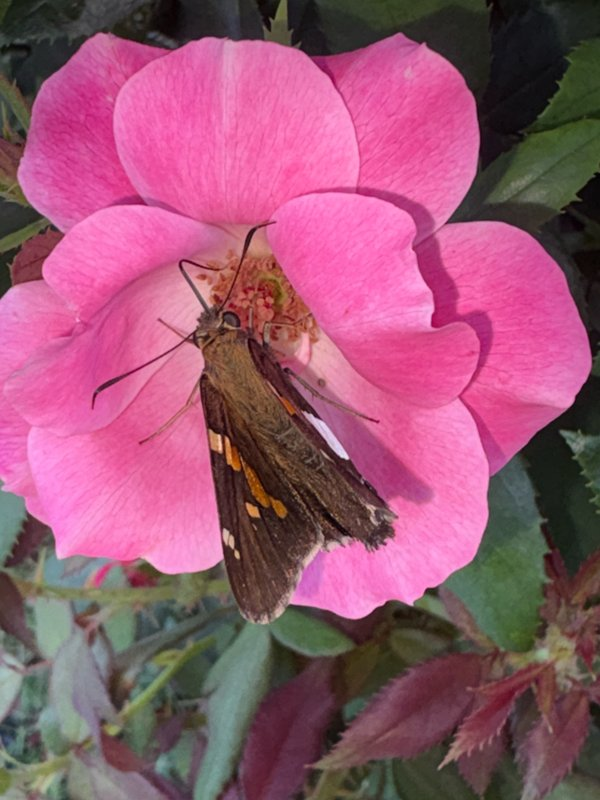
#> input picture tests/membox_roses/rose1.jpg, 600 x 800 px; its folder holds only this picture in this run
$ python -i litho_shapes.py   (imports and definitions only)
#> lines starting #> are read from the running program, lines starting #| are printed output that depends on the picture
### app/core/litho_image.py
"""Lithophane image tools: grey methods, brightness / contrast / sharpen, and seamless tiling.

Defaults leave the existing map byte-identical (rec601 luma, no tone extras, no tile). thickness_map and the
flat rect path both call prepare_grey() so Expert tone knobs apply to every lithophane shape.
"""
from __future__ import annotations

import math

import numpy as np
from PIL import Image, ImageOps
from scipy import ndimage

GREY_METHODS = ("rec601", "rec709", "average", "lightness", "max")
# brightness / contrast: -1..1 (0 = unchanged). sharpen: 0..2 (0 = off).
BRIGHT_RANGE = (-1.0, 1.0)
CONTRAST_RANGE = (-1.0, 1.0)
SHARPEN_RANGE = (0.0, 2.0)
MM_PER_REPEAT_RANGE = (5.0, 200.0)
DEFAULT_MM_PER_REPEAT = 40.0

# Night-light sleeve: inside diameter the cover slips over (mm). LED / battery only — not for hot mains bulbs.
# Values are starting fits from data/litho/litho-specs.json + common LED tea-light / puck sizes; measure yours.
LIGHT_FITS = {
    "tealight": {"diameter_mm": 38.0, "label": "LED tea-light (~38 mm)",
                 "help": "Common battery LED tea-light. Measure yours; flame candles are not safe in printed sleeves."},
    "puck50": {"diameter_mm": 50.0, "label": "LED puck (~50 mm)",
               "help": "Small USB / battery LED puck. Size the sleeve to the measured puck, not a guess."},
    "puck70": {"diameter_mm": 70.0, "label": "LED puck (~70 mm)",
               "help": "Larger desk LED puck. Prefer low-heat LEDs; leave vents if the puck runs warm."},
    "e12": {"diameter_mm": 16.0, "label": "E12 LED candelabra (~16 mm)",
            "help": "Fits over a small E12 LED bulb/socket assembly (~12.6 mm opening + clearance). Use a certified socket for mains; print is not an electrical part."},
}

# Standard photo-plate widths (mm, long side). UI only sets width_mm; height follows the photo.
FRAME_SIZES = {
    "4x6": {"width_mm": 152.4, "label": "4 × 6 in"},
    "5x7": {"width_mm": 177.8, "label": "5 × 7 in"},
    "8x10": {"width_mm": 254.0, "label": "8 × 10 in"},
    "a6": {"width_mm": 148.0, "label": "A6 postcard"},
    "a5": {"width_mm": 210.0, "label": "A5"},
}


def luma(rgb: np.ndarray, method: str = "rec601") -> np.ndarray:
    """rgb float array (…,3) 0..255 → grey 0..1."""
    method = (method or "rec601").strip().lower()
    if method not in GREY_METHODS:
        raise ValueError("grey_method must be one of " + " | ".join(GREY_METHODS))
    r, g, b = rgb[..., 0], rgb[..., 1], rgb[..., 2]
    if method == "rec601":
        y = 0.299 * r + 0.587 * g + 0.114 * b
    elif method == "rec709":
        y = 0.2126 * r + 0.7152 * g + 0.0722 * b
    elif method == "average":
        y = (r + g + b) / 3.0
    elif method == "lightness":
        y = (np.maximum(np.maximum(r, g), b) + np.minimum(np.minimum(r, g), b)) / 2.0
    else:  # max
        y = np.maximum(np.maximum(r, g), b)
    return y / 255.0


def check_tone(grey_method="rec601", brightness=0.0, contrast=0.0, sharpen=0.0):
    """Validate Expert tone knobs. Returns a clean dict; identity values are kept (caller decides what to store)."""
    method = (grey_method or "rec601").strip().lower()
    if method not in GREY_METHODS:
        raise ValueError("grey_method must be one of " + " | ".join(GREY_METHODS))
    try:
        br, co, sh = float(brightness), float(contrast), float(sharpen)
    except (TypeError, ValueError):
        raise ValueError("brightness, contrast and sharpen must be numbers")
    for name, v, (lo, hi) in (("brightness", br, BRIGHT_RANGE), ("contrast", co, CONTRAST_RANGE),
                              ("sharpen", sh, SHARPEN_RANGE)):
        if not math.isfinite(v) or not lo <= v <= hi:
            raise ValueError(f"{name} must be {lo:g}..{hi:g}")
    return {"grey_method": method, "brightness": br, "contrast": co, "sharpen": sh}


def check_tile(tile, mm_per_repeat=DEFAULT_MM_PER_REPEAT):
    """tile on → (True, mm_per_repeat); off → (False, None)."""
    on = bool(tile) if not isinstance(tile, str) else tile.strip().lower() in ("1", "true", "yes", "on")
    if not on:
        return False, None
    try:
        mm = float(mm_per_repeat)
    except (TypeError, ValueError):
        raise ValueError("mm_per_repeat must be a number")
    lo, hi = MM_PER_REPEAT_RANGE
    if not math.isfinite(mm) or not lo <= mm <= hi:
        raise ValueError(f"mm_per_repeat must be {lo:g}..{hi:g}")
    return True, mm


def adjust(g: np.ndarray, brightness=0.0, contrast=0.0, sharpen=0.0) -> np.ndarray:
    """Manual tone after auto-contrast / gamma. All-zero is a no-op."""
    g = np.asarray(g, float)
    if sharpen:
        blur = ndimage.gaussian_filter(g, 1.0)
        g = g + float(sharpen) * (g - blur)
    if contrast:
        g = (g - 0.5) * (1.0 + float(contrast)) + 0.5
    if brightness:
        g = g + float(brightness)
    return np.clip(g, 0, 1)


def prepare_grey(rgb: np.ndarray, grey_method="rec601", auto_contrast=True, gamma=1.0, smooth=0.8,
                 brightness=0.0, contrast=0.0, sharpen=0.0) -> np.ndarray:
    """Full grey pipeline used by every lithophane thickness map."""
    from .geometry import _tone
    g = _tone(luma(rgb, grey_method), auto_contrast, gamma, smooth)
    return adjust(g, brightness, contrast, sharpen)


# [47 lines left out: functions place_tiled, light_fit, frame_size, not called in this run]

### app/core/geometry.py
"""Image -> watertight mesh generation (lithophane, relief, pop-art).

All meshes are built from shared-vertex grids so they are watertight and
consistently wound by construction. Units are millimetres. Coordinates:
X = image right, Y = image up, Z = thickness / height (back plane at Z=0).
"""
from __future__ import annotations

import io
from dataclasses import dataclass, field

import numpy as np
from PIL import Image, ImageOps
from scipy import ndimage
from scipy.cluster.vq import kmeans2

from . import thumbnail

MAX_RES = 600
MAX_CELLS = MAX_RES * MAX_RES        # total grid cells (~2 triangles each, x2 for the base): a 10x1000 px strip used to make 4 million triangles
MAX_ASPECT = 20.0                    # longer/shorter side: beyond this the picture is refused with a plain message
WARN_ASPECT = 6.0
MIN_BASE_MM = 0.2                    # a base thinner than this is not a printable layer


@dataclass
class Body:
    name: str
    vertices: np.ndarray  # (N,3) float64
    faces: np.ndarray  # (M,3) int64
    color: str | None = None  # "#rrggbb"


@dataclass
class Model:
    bodies: list[Body] = field(default_factory=list)
    mode: str = ""
    info: dict = field(default_factory=dict)
    thumb: np.ndarray | None = None  # small RGB preview of the result
    single: tuple | None = None  # (verts, faces) one watertight mesh for formats/slicers without multi-body

    def solid(self):
        """Single watertight mesh: STL export + slicing use this (falls back to merged bodies)."""
        return self.single if self.single is not None else self.merged()

    # [27 lines left out: functions merged, load_image, _resize, not called in this run]


def _luma(rgb: np.ndarray, method: str = "rec601") -> np.ndarray:
    from . import litho_image
    return litho_image.luma(rgb, method)


def _tone(g: np.ndarray, contrast: bool, gamma: float, smooth: float) -> np.ndarray:
    if smooth > 0:
        g = ndimage.gaussian_filter(g, smooth)
    if contrast:
        lo, hi = np.percentile(g, [1, 99])
        if hi - lo > 1e-6:
            g = np.clip((g - lo) / (hi - lo), 0, 1)
    if gamma and gamma != 1:
        g = np.power(np.clip(g, 0, 1), 1.0 / gamma)
    return np.clip(g, 0, 1)


# ------------------------------------------------- heightfield solid mesh
# [422 lines left out: functions heightfield_solid, masked_heightfield_solid, _cells_from_alpha, fix_checkers, prism_mask_solid, lithophane and 6 more, not called in this run]


def _hex(c):
    return "#%02x%02x%02x" % tuple(int(round(x)) for x in c)


# [151 lines left out: functions parse_palette, pop_labels, popart, build, check_params, not called in this run]

### app/core/litho_shapes.py
"""Lithophane shapes: flat outlines (heart, circle, star, square, hexagon, diamond, oval, triangle, scallop) and curved shells (globe, night-light cover).

Same pipeline as the flat rectangle in geometry.lithophane: photo -> grayscale -> tone -> thickness map
(bright = thin, dark = thick, between min_thickness and max_thickness).

* Flat shapes: the thickness map is clipped to the outline (cell mask), an optional solid rim (border_mm, full
  max_thickness) runs round the inside of the outline, and the result is ONE watertight mesh lying on the bed.
* Curved shapes stand upright (axis = Z) on the bed: the map is wrapped all the way round, so there is no seam gap.
  The inner wall is smooth (fits the light), the outer wall carries the picture, solid rings close the top and bottom.
  - nightlight: a straight cylinder sleeve; diameter_mm is the INSIDE diameter of the light it slips over.
  - globe: a FULL sphere, photo wrapped equirectangularly (360 x 180), hollow, open at the bottom (edge at 45 deg S)
    over a flat foot ring so a light goes in and it prints without supports.
  - cup: "Cylinder / Cup" - the photo round a cylinder wall, solid 2 mm printed bottom, open top (pen holder / cup).
* Flat outlines are smooth vector curves (analytic circle/heart/star/square/hexagon/diamond, 640 points), not pixel masks.

color_mode hook: only "mono" exists. thickness_map() is the single place a future colour mode would plug in
(e.g. return per-channel maps / extra bodies); everything downstream takes the map it returns.
"""
from __future__ import annotations

import numpy as np
from PIL import Image, ImageOps

from . import thumbnail

FLAT_SHAPES = ("heart", "circle", "star", "square", "hexagon", "diamond", "oval", "triangle", "scallop")
CURVED_SHAPES = ("globe", "nightlight", "cup")
PANEL_SHAPES = ("curve",)        # adjustable curved panel: flat (0 deg) .. half circle (180 deg), see curved_panel()
SHAPES = ("rect",) + FLAT_SHAPES + CURVED_SHAPES + PANEL_SHAPES
COLOR_MODES = ("mono",)          # future: "cmyk" etc. - not built yet
CLEARANCE_MM = 1.0               # night-light: inside diameter = light diameter + clearance
RIM_RING_MM = 2.0                # curved shapes: solid band at the top and bottom edge
GLOBE_MAX_LAT = 40.0
TARGET_PITCH = 0.35              # mm per map pixel (matches a 0.4 mm nozzle)
MAX_SIDE = 600


PLACE_LIMITS = dict(x=(-1.0, 1.0), y=(-1.0, 1.0), scale=(0.1, 8.0))


# [47 lines left out: functions check_place, place_image, not called in this run]


def thickness_map(im: Image.Image, nx: int, ny: int, min_thickness, max_thickness, smooth=0.8, gamma=1.0,
                  auto_contrast=True, invert=False, color_mode="mono", place=None, wrap=False,
                  grey_method="rec601", brightness=0.0, contrast=0.0, sharpen=0.0,
                  tile=False, mm_per_repeat=None, span_mm=None):
    """(ny, nx) thickness in mm, bright = thin. The picture is centre-cropped to nx:ny first (or placed by `place`).
    tile=True repeats the photo every mm_per_repeat mm across span_mm (plate width / circumference / arc)."""
    from . import litho_image as LI
    if color_mode not in COLOR_MODES:
        raise ValueError(f"color_mode {color_mode!r} is not available yet")
    if max_thickness <= min_thickness:
        raise ValueError("max_thickness must be greater than min_thickness")
    tone = LI.check_tone(grey_method, brightness, contrast, sharpen)
    on, mm = LI.check_tile(tile, mm_per_repeat if mm_per_repeat is not None else LI.DEFAULT_MM_PER_REPEAT)
    if on:
        if span_mm is None or float(span_mm) <= 0:
            raise ValueError("tiling needs a positive span_mm (plate width, circumference, or panel arc)")
        small = LI.place_tiled(im, nx, ny, mm, float(span_mm), place=place, wrap=wrap)
    else:
        small = place_image(im, nx, ny, place, wrap) if place else ImageOps.fit(im, (int(nx), int(ny)), Image.LANCZOS)
    g = LI.prepare_grey(np.asarray(small, np.float64), tone["grey_method"], auto_contrast, gamma, smooth,
                        tone["brightness"], tone["contrast"], tone["sharpen"])
    if invert:
        g = 1 - g
    return max_thickness - (max_thickness - min_thickness) * g


# ------------------------------------------------------------------ outlines: smooth vector curves
N_OUTLINE = 640                  # boundary samples (divisible by 8 and 10: square corners and star points are exact)


# [180 lines left out: functions _ray_hit, outline_radius, heart_curve, outline, outline_mask, _bilinear and 3 more, not called in this run]


GLOBE_OPENING_DEG = 45.0         # bottom opening edge at 45 deg south: light goes in, overhang stays <= 45 deg
GLOBE_BASE_MM = 3.0              # flat foot ring under the opening
CUP_BOTTOM_MM = 2.0


# [99 lines left out: function curved_shape, not called in this run]


# ------------------------------------------------------------------ curved panel (bend 0..180 deg)
BEND_MAX_DEG = 180.0
PANEL_STAND_H_MM = 4.0           # built-in stand: an arc-shaped foot under the panel, part of the same solid
PANEL_STAND_LIP_MM = 8.0         # how far the foot reaches out on each side of the panel


def _slab(inner: np.ndarray, normal: np.ndarray, thick: np.ndarray):
    """Closed solid from an OPEN (rows, cols) surface grid (no wrap): outer = inner + normal*thick; the four edges are
    closed by strips joining outer and inner. Same idea as _shell, minus the seam wrap."""
    R, C = thick.shape
    outer = inner + normal * thick[..., None]
    n = R * C
    verts = np.vstack([outer.reshape(-1, 3), inner.reshape(-1, 3)])
    idx = np.arange(n).reshape(R, C)
    a = idx[:-1, :-1]; b = idx[:-1, 1:]; c = idx[1:, 1:]; d = idx[1:, :-1]
    out_f = np.vstack([np.stack([a, b, c], -1).reshape(-1, 3), np.stack([a, c, d], -1).reshape(-1, 3)])
    in_f = (out_f + n)[:, ::-1]
    loop = np.concatenate([idx[0, :-1], idx[:-1, -1], idx[-1, :0:-1], idx[:0:-1, 0]])   # boundary, one way round
    nxt = np.roll(loop, -1)
    side = np.vstack([np.stack([nxt, loop, loop + n], -1), np.stack([nxt, loop + n, nxt + n], -1)])
    faces = np.vstack([out_f, in_f, side]).astype(np.int64)
    tri = verts[faces]
    if np.einsum("ij,ij->i", tri[:, 0], np.cross(tri[:, 1], tri[:, 2])).sum() < 0:
        faces = faces[:, ::-1]
    return verts, faces


def arc_frame(s: np.ndarray, length: float, bend_deg: float):
    """Inner-surface points (x, y) and outward normals for arc positions s (mm, centred on 0) of a panel `length` mm
    long bent through bend_deg. Arc length is kept exactly, so the picture is not stretched along the bend.
    The convex (picture) side faces -Y, the viewer; image left is -X."""
    a = np.radians(bend_deg)
    if a < 1e-4:
        return np.stack([s, np.zeros_like(s)], -1), np.stack([np.zeros_like(s), -np.ones_like(s)], -1)
    R = length / a
    phi = s / R
    return (np.stack([R * np.sin(phi), R - R * np.cos(phi)], -1),
            np.stack([np.sin(phi), -np.cos(phi)], -1))


def curved_panel(im, width_mm=100.0, bend_deg=90.0, stand=False, min_thickness=0.8, max_thickness=3.0,
                 border_mm=3.0, resolution=200, smooth=0.8, gamma=1.0, auto_contrast=True, invert=False,
                 color_mode="mono", grey_method="rec601", brightness=0.0, contrast=0.0, sharpen=0.0,
                 tile=False, mm_per_repeat=None, **_):
    """A rectangle lithophane bent round a vertical axis, printed standing up.
    width_mm = arc length of the panel (the picture's width along the bend); the height follows the photo's aspect.
    Thickness is laid along the surface normal, so bright = thin holds at every point of the arc.
    stand=True adds an arc-shaped foot under the panel, merged into ONE watertight solid."""
    if not (0.0 <= bend_deg <= BEND_MAX_DEG):
        raise ValueError(f"bend must be 0..{BEND_MAX_DEG:g} degrees")
    scale = min(1.0, resolution / 200.0) if resolution else 1.0
    iw, ih = im.size
    height = width_mm * ih / max(1, iw)
    border = max(0.0, float(border_mm))
    C = int(np.clip(width_mm / TARGET_PITCH * scale, 32, 1200)) + 1
    Rr = int(np.clip(height / TARGET_PITCH * scale, 16, MAX_SIDE)) + 1
    bc = int(round(border / (width_mm / (C - 1)))) if border > 0 else 0
    br = int(round(border / (height / (Rr - 1)))) if border > 0 else 0
    pc, pr = max(4, C - 2 * bc), max(4, Rr - 2 * br)
    pic = thickness_map(im, pc, pr, min_thickness, max_thickness, smooth, gamma, auto_contrast, invert,
                        color_mode, span_mm=width_mm, grey_method=grey_method, brightness=brightness,
                        contrast=contrast, sharpen=sharpen, tile=tile, mm_per_repeat=mm_per_repeat)[::-1]
    thick = np.full((pr + 2 * br, pc + 2 * bc), float(max_thickness))
    thick[br:br + pr, bc:bc + pc] = pic
    Rr, C = thick.shape
    s = np.linspace(-width_mm / 2, width_mm / 2, C)
    xy, nrm = arc_frame(s, width_mm, bend_deg)
    z = np.linspace(0.0, height, Rr)
    inner = np.concatenate([np.broadcast_to(xy[None], (Rr, C, 2)), np.broadcast_to(z[:, None, None], (Rr, C, 1))], -1)
    normal = np.concatenate([np.broadcast_to(nrm[None], (Rr, C, 2)), np.zeros((Rr, C, 1))], -1)
    v, f = _slab(inner, normal, thick)
    info = dict(pixels=[pc, pr], pitch_mm=round(width_mm / (C - 1), 4), bend_deg=round(float(bend_deg), 1),
                arc_length_mm=round(width_mm, 2), panel_height_mm=round(height, 2))
    if bend_deg > 1e-4:
        info["radius_mm"] = round(width_mm / np.radians(bend_deg), 2)
    if stand:
        v, f, foot = _panel_foot(v, f, s, width_mm, bend_deg, max_thickness)
        info["stand"] = foot
    v = v.copy(); v[:, 2] -= v[:, 2].min()
    return v, f, info, thick[::-1]


# [25 lines left out: function _panel_foot, not called in this run]


LIP_MAX_MM = 10.0
LIP_TAPERS = ("none", "outward", "inward", "both")
TAPER_MIN_DEG, TAPER_MAX_DEG = 20.0, 45.0


# [10 lines left out: function check_lip, not called in this run]


_TONE_KEYS = ("grey_method", "brightness", "contrast", "sharpen", "tile", "mm_per_repeat")


# [15 lines left out: function build, not called in this run]


def thumb(thick, min_thickness, max_thickness):
    """Back-lit preview thumbnail for the lithophane thickness map."""
    return thumbnail.lithophane_backlit(thick, min_thickness, max_thickness)

>>> from PIL import Image
>>> picture = Image.open('../../tests/membox_roses/rose1.jpg')
#> picture is the input picture: PIL image 600x800 RGB; mean R, G, B 151.1, 86.4, 112.9
>>> result = curved_panel(picture)
#> in luma, `r, g, b = rgb[..., 0], rgb[..., 1], rgb[..., 2]`:
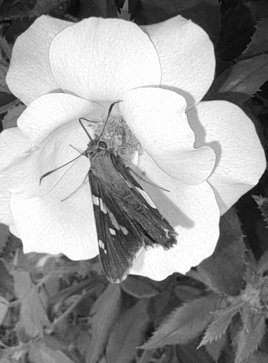
#> r: shape (363, 268) float64; min 2, max 255, mean 152.1
#> in luma, `y = 0.299 * r + 0.587 * g + 0.114 * b`:
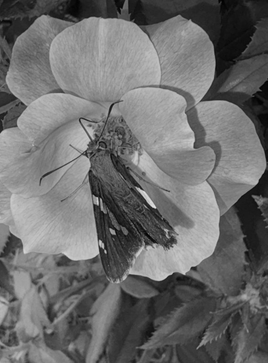
#> y: shape (363, 268) float64; min 2.36, max 228.5, mean 109.2
#> in _tone, `lo, hi = np.percentile(g, [1, 99])`: lo = 0.0661; hi = 0.735
#> in _tone, `g = np.clip((g - lo) / (hi - lo), 0, 1)`:
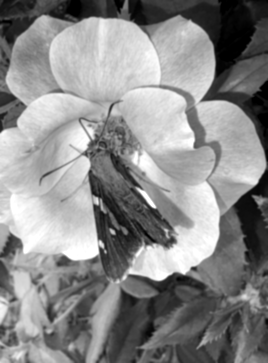
#> g: shape (363, 268) float64; min 0, max 1, mean 0.541
#> in thickness_map, `return max_thickness - (max_thickness - min_thickness) * g`:
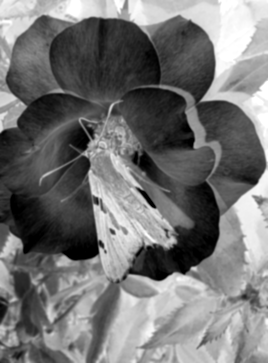
#> returned value: shape (363, 268) float64; min 0.8, max 3, mean 1.81; drawn with min black and max white
#> in curved_panel, `pic = thickness_map(im, pc, pr, min_thickness, max_thickness, smooth, ..`:
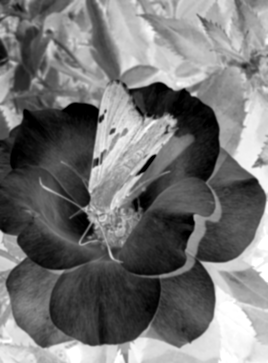
#> pic: shape (363, 268) float64; min 0.8, max 3, mean 1.81; drawn with min black and max white
#> in curved_panel, `thick[br:br + pr, bc:bc + pc] = pic`:
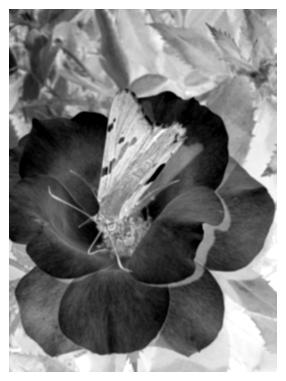
#> thick: shape (381, 286) float64; min 0.8, max 3, mean 1.94; drawn with min black and max white
#> in _slab, `outer = inner + normal * thick[..., None]`:
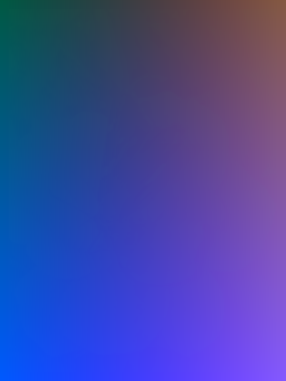
#> outer: shape (381, 286, 3) float64; mean of channels 0, 1, 2 0.1, 4.7, 66.7; drawn with min black and max white

$ run again, on tests/membox_roses/rose2.jpg
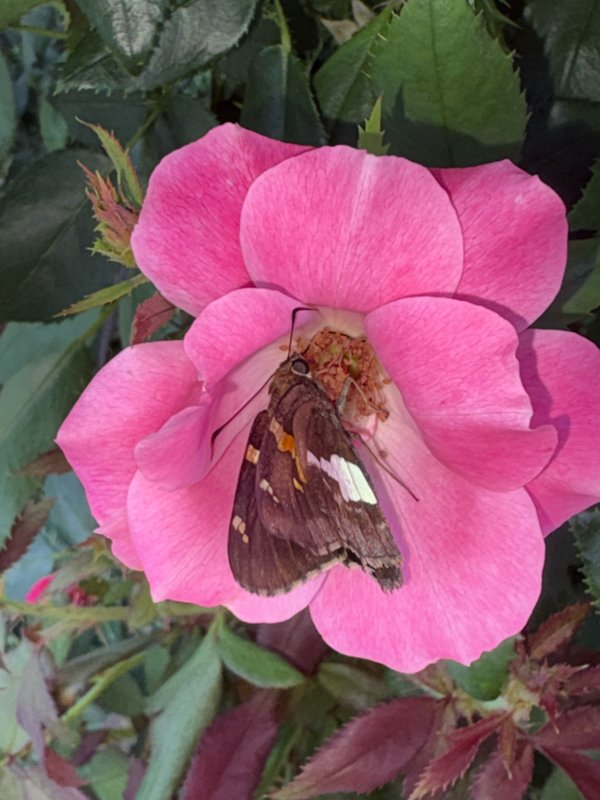
#> input picture tests/membox_roses/rose2.jpg, 600 x 800 px
#> picture is the input picture: PIL image 600x800 RGB; mean R, G, B 137, 86.6, 104.1
#> in luma, `y = 0.299 * r + 0.587 * g + 0.114 * b`:
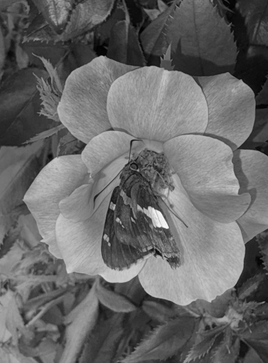
#> y: shape (363, 268) float64; min 0.897, max 253.5, mean 104
#> lo = 0.0649; hi = 0.734
#> in curved_panel, `thick[br:br + pr, bc:bc + pc] = pic`:
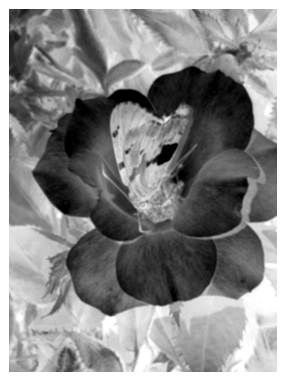
#> thick: shape (381, 286) float64; min 0.8, max 3, mean 1.99; drawn with min black and max white

$ run again, on tests/membox_roses/rose3.jpg
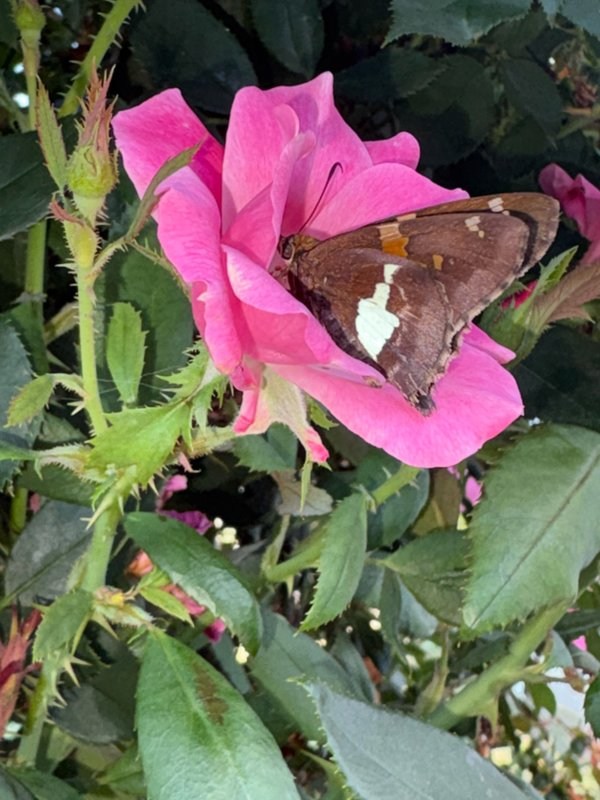
#> input picture tests/membox_roses/rose3.jpg, 600 x 800 px
#> picture is the input picture: PIL image 600x800 RGB; mean R, G, B 112, 100.4, 89.7
#> in luma, `y = 0.299 * r + 0.587 * g + 0.114 * b`:
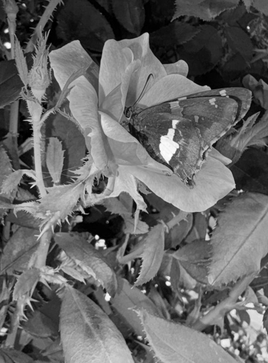
#> y: shape (363, 268) float64; min 0, max 253.8, mean 103.1
#> lo = 0.0181; hi = 0.793
#> in curved_panel, `thick[br:br + pr, bc:bc + pc] = pic`:
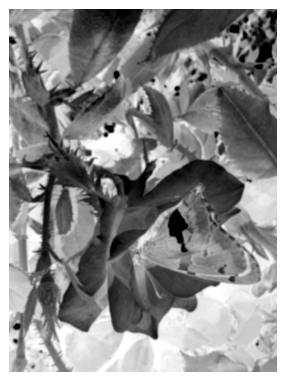
#> thick: shape (381, 286) float64; min 0.8, max 3, mean 2.02; drawn with min black and max white
